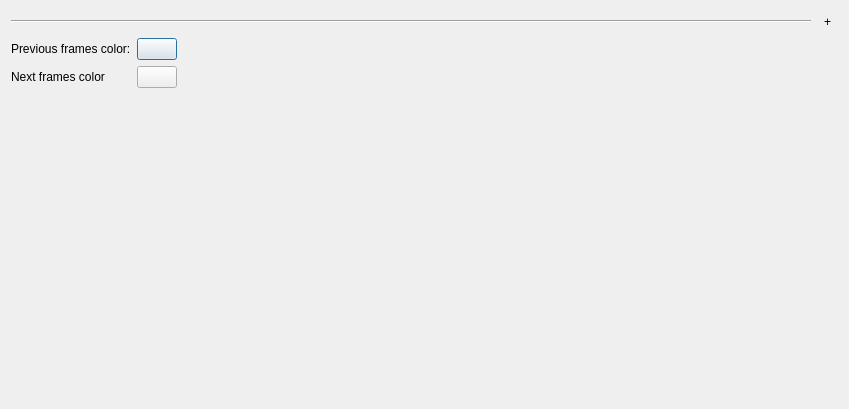
<?xml version="1.0" encoding="UTF-8"?>
<ui version="4.0">
 <class>KisOnionSkinDialog</class>
 <widget class="QDialog" name="KisOnionSkinDialog">
  <property name="geometry">
   <rect>
    <x>0</x>
    <y>0</y>
    <width>849</width>
    <height>409</height>
   </rect>
  </property>
  <property name="windowTitle">
   <string>Onion skin options</string>
  </property>
  <layout class="QVBoxLayout" name="verticalLayout">
   <item>
    <layout class="QVBoxLayout" name="slidersLayout">
     <property name="spacing">
      <number>0</number>
     </property>
    </layout>
   </item>
   <item>
    <layout class="QVBoxLayout" name="buttonsLayout">
     <item>
      <layout class="QHBoxLayout" name="hideShowButtonlayout">
       <item>
        <widget class="Line" name="line">
         <property name="orientation">
          <enum>Qt::Horizontal</enum>
         </property>
        </widget>
       </item>
       <item>
        <widget class="QToolButton" name="btnShowHide">
         <property name="text">
          <string>+</string>
         </property>
         <property name="checkable">
          <bool>true</bool>
         </property>
         <property name="checked">
          <bool>false</bool>
         </property>
         <property name="autoRaise">
          <bool>true</bool>
         </property>
        </widget>
       </item>
      </layout>
     </item>
     <item>
      <layout class="QHBoxLayout" name="horizontalLayout_2">
       <item>
        <layout class="QFormLayout" name="formLayout">
         <item row="0" column="0">
          <widget class="QLabel" name="lblPrevColor">
           <property name="text">
            <string>Previous frames color:</string>
           </property>
          </widget>
         </item>
         <item row="1" column="0">
          <widget class="QLabel" name="lblNextColor">
           <property name="text">
            <string>Next frames color</string>
           </property>
          </widget>
         </item>
         <item row="0" column="1">
          <widget class="KColorButton" name="btnBackwardColor">
           <property name="text">
            <string/>
           </property>
          </widget>
         </item>
         <item row="1" column="1">
          <widget class="KColorButton" name="btnForwardColor">
           <property name="text">
            <string/>
           </property>
          </widget>
         </item>
        </layout>
       </item>
       <item>
        <spacer name="horizontalSpacer_3">
         <property name="orientation">
          <enum>Qt::Horizontal</enum>
         </property>
         <property name="sizeHint" stdset="0">
          <size>
           <width>40</width>
           <height>0</height>
          </size>
         </property>
        </spacer>
       </item>
      </layout>
     </item>
     <item>
      <widget class="KisDoubleSliderSpinBox" name="doubleTintFactor" native="true">
       <property name="minimumSize">
        <size>
         <width>50</width>
         <height>0</height>
        </size>
       </property>
      </widget>
     </item>
    </layout>
   </item>
  </layout>
 </widget>
 <customwidgets>
  <customwidget>
   <class>KColorButton</class>
   <extends>QPushButton</extends>
   <header>kcolorbutton.h</header>
   <container>1</container>
  </customwidget>
  <customwidget>
   <class>KisDoubleSliderSpinBox</class>
   <extends>QWidget</extends>
   <header>kis_slider_spin_box.h</header>
   <container>1</container>
  </customwidget>
 </customwidgets>
 <resources/>
 <connections/>
</ui>
